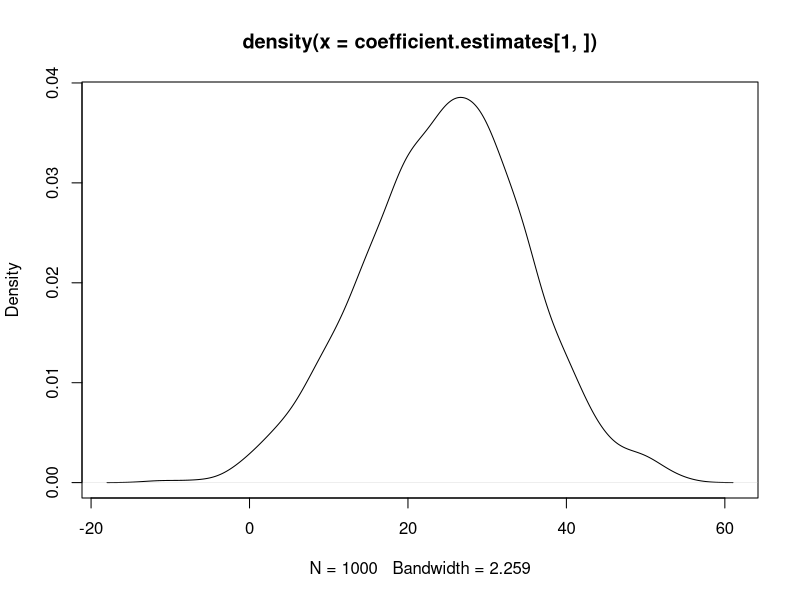
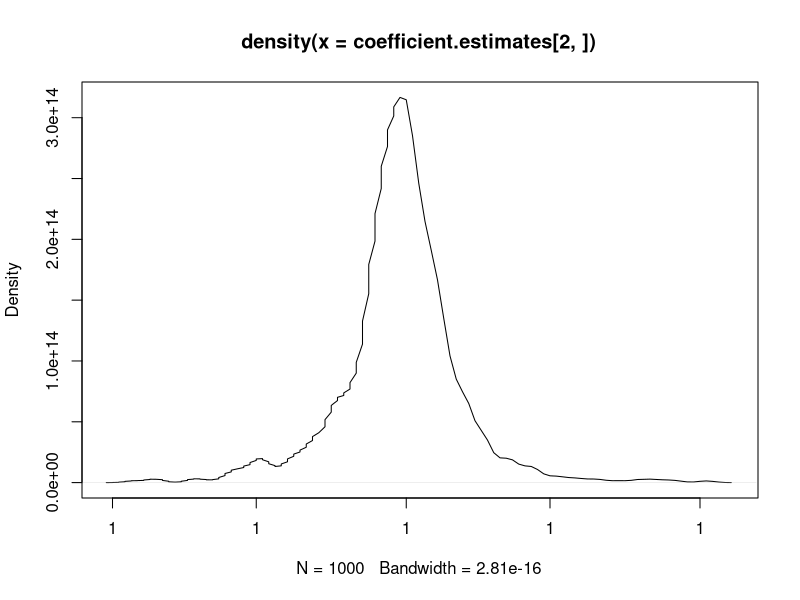
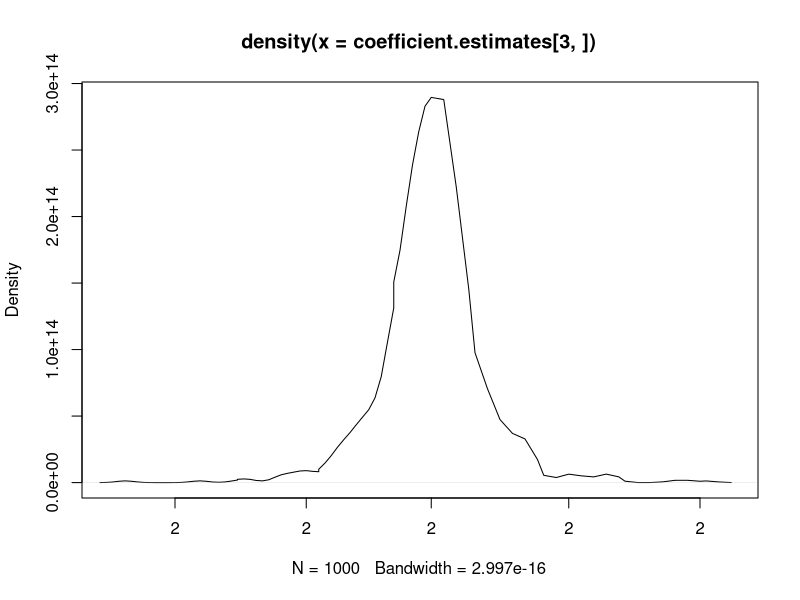
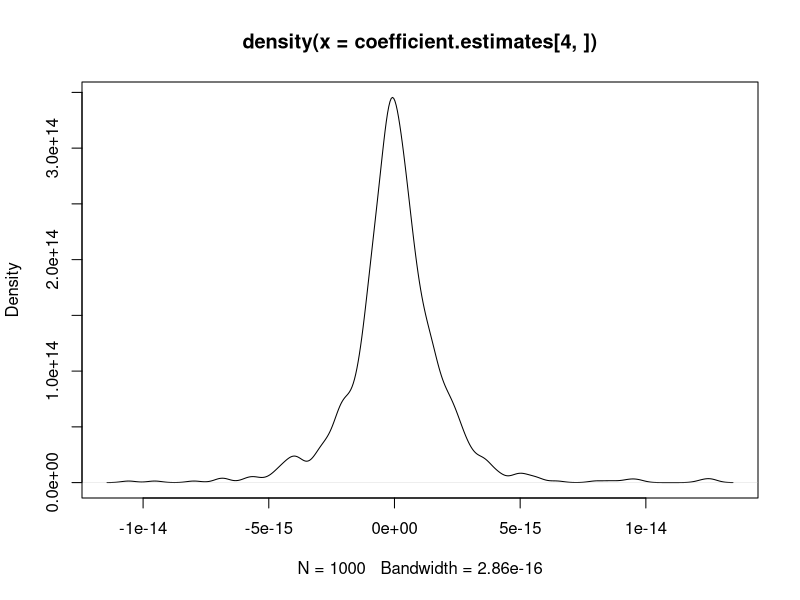
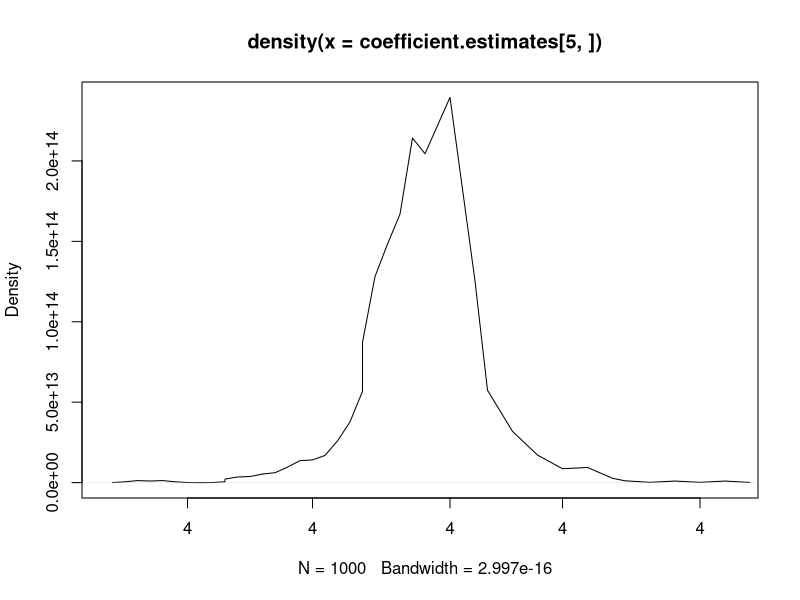
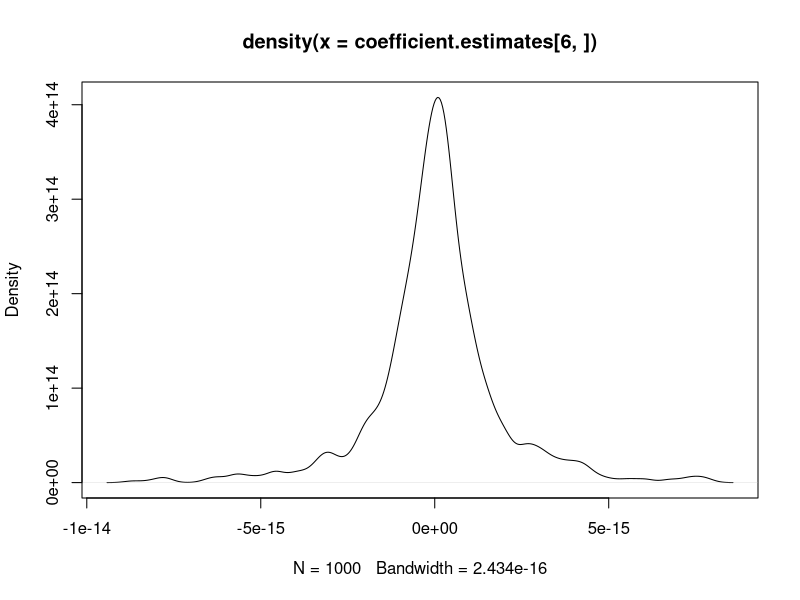

Recreate these plots in R, in order.
#Tommy Carroll
#Problem Set 3

####Problem 1####
#Dimensions are 20 by 5 by 1000, so we need 20*5*1000 = 100,000 random numbers. I use the rnorm function 
#to generate these numbers, rounding to the nearest whole number. 
Data <- array(round(rnorm(100000, mean=500, sd=100), 0), dim=c(20,5,1000))

####Problem 2####
Beta <- matrix(c(1,2,0,4,0), ncol=1)

#Create a function to multiply a data matrix by the vector of betas.  
beta.fun <- function(x){
  x %*% Beta + rnorm(1, mean=25, sd=10)
}
#Apply our function to each 20-by-5 matrix of the Data array; set MARGIN equal to 3 to run this function
#along the third dimension of the array. 
Y <- apply(Data, MARGIN=3, FUN=beta.fun)
dim(Y) #shows the dimensions are 20 by 1 by 1000 

####Problem 3####
function.test <- function(i){
  coef(lm(Y[,i] ~ Data[,,i]))
}

coefficient.estimates <- sapply(1:1000, function.test)

####Problem 4####
intercept.density <- density(coefficient.estimates[1,])
x1.density <- density(coefficient.estimates[2,])
x2.density <- density(coefficient.estimates[3,])
x3.density <- density(coefficient.estimates[4,])
x4.density <- density(coefficient.estimates[5,])
x5.density <- density(coefficient.estimates[6,])

plot(intercept.density)
plot(x1.density)
plot(x2.density)
plot(x3.density)
plot(x4.density)
plot(x5.density)

####Problem 5####
t.statistic.extraction <- function(i){
  summary(lm(Y[,i] ~ Data[,,i]))$coefficients[,3]
}

t.statistics <- sapply(1:1000, t.statistic.extraction)

####Problem 6####
